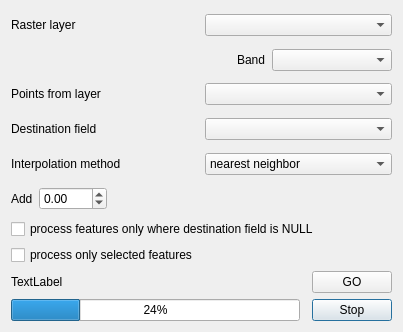
<?xml version="1.0" encoding="UTF-8"?>
<ui version="4.0">
 <class>MainDialog</class>
 <widget class="QDialog" name="MainDialog">
  <property name="geometry">
   <rect>
    <x>0</x>
    <y>0</y>
    <width>403</width>
    <height>332</height>
   </rect>
  </property>
  <property name="windowTitle">
   <string>Raster Interpolation</string>
  </property>
  <layout class="QGridLayout" name="gridLayout">
   <item row="5" column="0" colspan="3">
    <widget class="QWidget" name="widget" native="true">
     <layout class="QGridLayout" name="gridLayout_2">
      <property name="margin">
       <number>0</number>
      </property>
      <item row="1" column="4">
       <widget class="QLabel" name="label_2">
        <property name="text">
         <string>Destination field</string>
        </property>
       </widget>
      </item>
      <item row="1" column="5">
       <widget class="QComboBox" name="destinationField"/>
      </item>
     </layout>
    </widget>
   </item>
   <item row="12" column="2">
    <widget class="QPushButton" name="stopButton">
     <property name="text">
      <string>Stop</string>
     </property>
    </widget>
   </item>
   <item row="0" column="0" colspan="3">
    <widget class="QWidget" name="widget_2" native="true">
     <layout class="QGridLayout" name="gridLayout_3">
      <property name="margin">
       <number>0</number>
      </property>
      <item row="0" column="0">
       <widget class="QLabel" name="label_4">
        <property name="text">
         <string>Raster layer</string>
        </property>
       </widget>
      </item>
      <item row="0" column="1">
       <widget class="QComboBox" name="rasterLayer"/>
      </item>
     </layout>
    </widget>
   </item>
   <item row="8" column="0" colspan="3">
    <widget class="QCheckBox" name="processOnlyNull">
     <property name="text">
      <string>process features only where destination field is NULL</string>
     </property>
    </widget>
   </item>
   <item row="6" column="0" colspan="3">
    <widget class="QWidget" name="widget_4" native="true">
     <layout class="QGridLayout" name="gridLayout_5">
      <property name="margin">
       <number>0</number>
      </property>
      <item row="0" column="1">
       <widget class="QComboBox" name="interpolationMethod">
        <property name="currentIndex">
         <number>0</number>
        </property>
        <item>
         <property name="text">
          <string>nearest neighbor</string>
         </property>
        </item>
        <item>
         <property name="text">
          <string>bi-linear</string>
         </property>
        </item>
        <item>
         <property name="text">
          <string>bi-cubic</string>
         </property>
        </item>
       </widget>
      </item>
      <item row="0" column="0">
       <widget class="QLabel" name="label_3">
        <property name="text">
         <string>Interpolation method</string>
        </property>
       </widget>
      </item>
     </layout>
    </widget>
   </item>
   <item row="12" column="0">
    <widget class="QProgressBar" name="progressBar">
     <property name="value">
      <number>24</number>
     </property>
    </widget>
   </item>
   <item row="9" column="0" colspan="3">
    <widget class="QCheckBox" name="processOnlySelected">
     <property name="text">
      <string>process only selected features</string>
     </property>
    </widget>
   </item>
   <item row="7" column="0" colspan="3">
    <widget class="QWidget" name="widget_5" native="true">
     <layout class="QGridLayout" name="gridLayout_6">
      <property name="margin">
       <number>0</number>
      </property>
      <item row="0" column="0">
       <widget class="QLabel" name="label_5">
        <property name="text">
         <string>Add</string>
        </property>
       </widget>
      </item>
      <item row="0" column="1">
       <widget class="QDoubleSpinBox" name="additionValue">
        <property name="minimum">
         <double>-999.990000000000009</double>
        </property>
        <property name="maximum">
         <double>999.990000000000009</double>
        </property>
       </widget>
      </item>
      <item row="0" column="2">
       <spacer name="horizontalSpacer_3">
        <property name="orientation">
         <enum>Qt::Horizontal</enum>
        </property>
        <property name="sizeHint" stdset="0">
         <size>
          <width>40</width>
          <height>20</height>
         </size>
        </property>
       </spacer>
      </item>
     </layout>
    </widget>
   </item>
   <item row="11" column="0" colspan="2">
    <widget class="QLabel" name="messageLabel">
     <property name="text">
      <string>TextLabel</string>
     </property>
    </widget>
   </item>
   <item row="11" column="2">
    <widget class="QPushButton" name="doButton">
     <property name="text">
      <string>GO</string>
     </property>
    </widget>
   </item>
   <item row="2" column="0" colspan="3">
    <widget class="QWidget" name="widget_3" native="true">
     <layout class="QGridLayout" name="gridLayout_4">
      <property name="margin">
       <number>0</number>
      </property>
      <item row="1" column="1">
       <widget class="QComboBox" name="vectorLayer"/>
      </item>
      <item row="1" column="0">
       <widget class="QLabel" name="label">
        <property name="text">
         <string>Points from layer</string>
        </property>
       </widget>
      </item>
     </layout>
    </widget>
   </item>
   <item row="1" column="0" colspan="3">
    <widget class="QWidget" name="widget_6" native="true">
     <layout class="QGridLayout" name="gridLayout_7">
      <property name="verticalSpacing">
       <number>0</number>
      </property>
      <property name="margin">
       <number>0</number>
      </property>
      <item row="0" column="2">
       <widget class="QComboBox" name="rasterBand">
        <property name="minimumSize">
         <size>
          <width>120</width>
          <height>0</height>
         </size>
        </property>
       </widget>
      </item>
      <item row="0" column="1">
       <widget class="QLabel" name="label_6">
        <property name="text">
         <string>Band</string>
        </property>
       </widget>
      </item>
      <item row="0" column="0">
       <spacer name="horizontalSpacer">
        <property name="orientation">
         <enum>Qt::Horizontal</enum>
        </property>
        <property name="sizeHint" stdset="0">
         <size>
          <width>40</width>
          <height>20</height>
         </size>
        </property>
       </spacer>
      </item>
     </layout>
    </widget>
   </item>
  </layout>
 </widget>
 <resources/>
 <connections/>
</ui>
